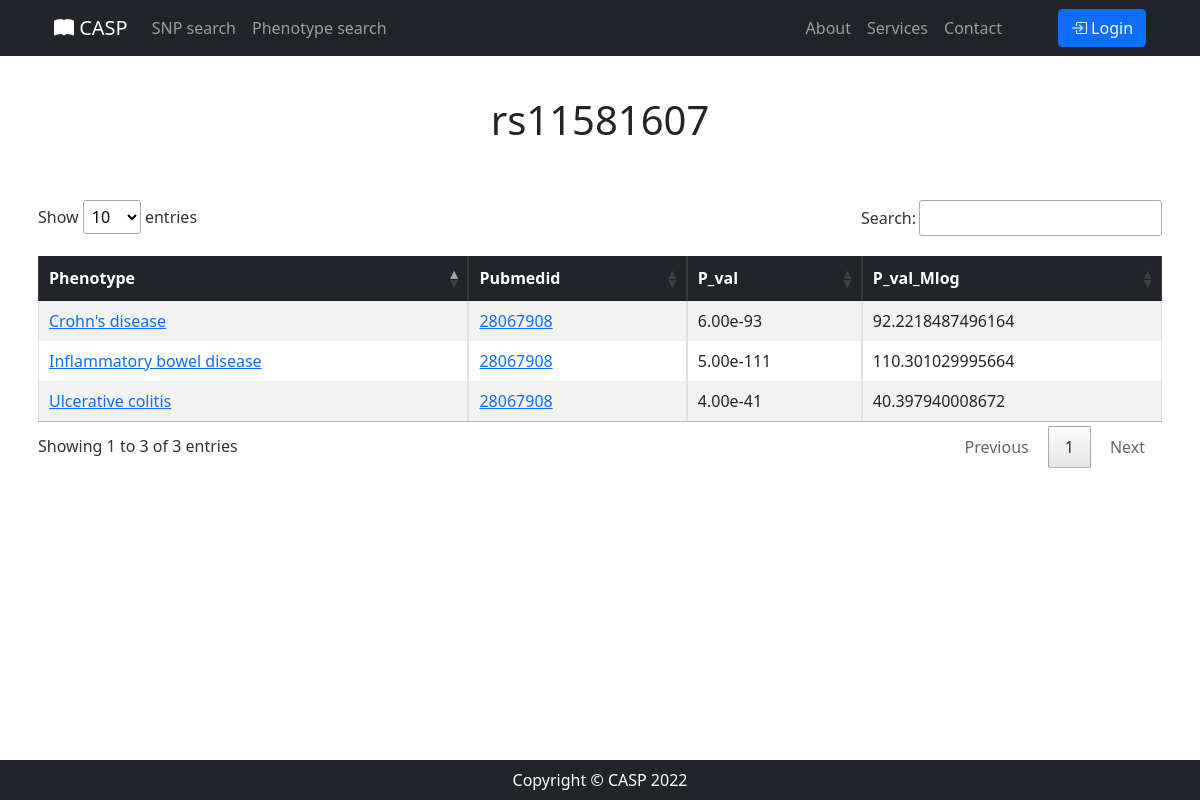
Page /snp/details/rs11581607/ on the earlier database version.
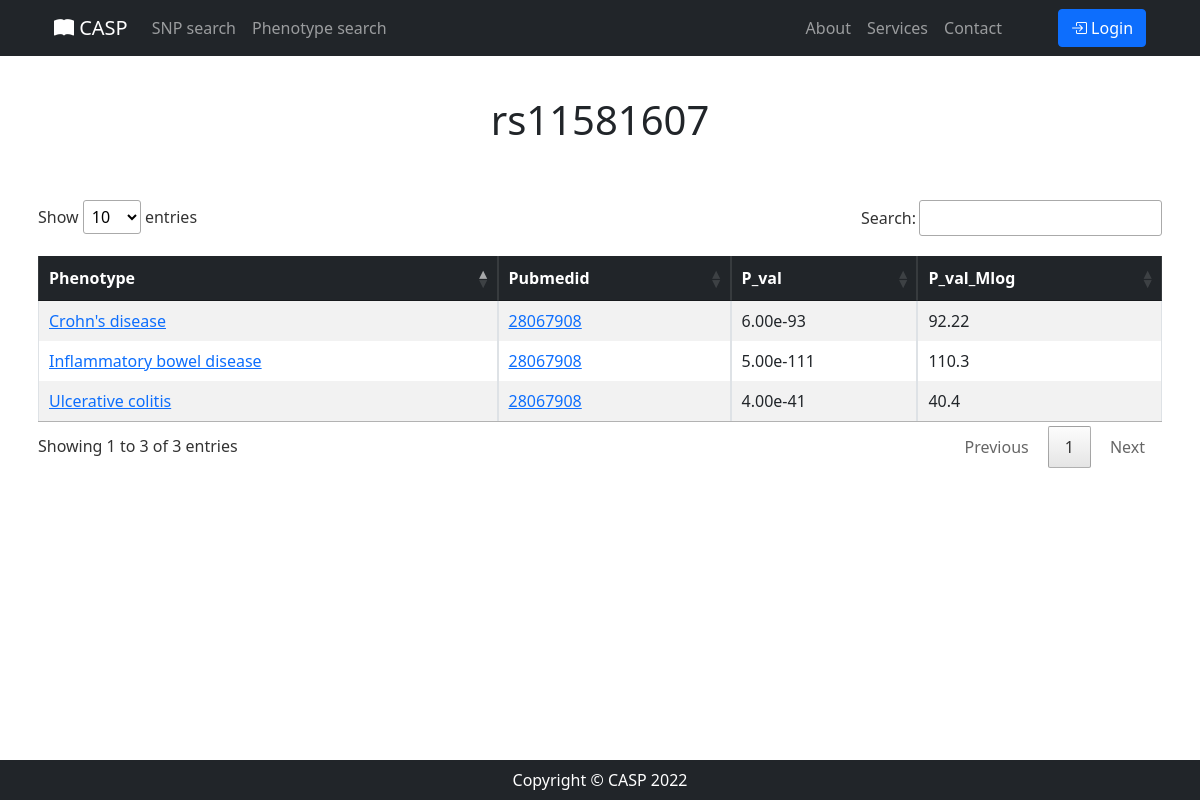
Same page on the later database version.
### SNP_App/models.py (models this page shows)
class Association(models.Model):
    SNP = models.ForeignKey(SNP, on_delete=models.CASCADE)
    Disease_trait = models.ForeignKey(DiseaseTrait, on_delete=models.CASCADE)
    Reference = models.ForeignKey(Reference, on_delete=models.CASCADE)
    Pvalue = models.FloatField()
    Neglog10pvalue = models.FloatField()

### SNP_App/views.py (the view)
# urls.py: path('snp/details/<str:rsid>/', views.snp_details),
def snp_details(request, rsid):
    snp_query = Association.objects.filter(SNP_id=rsid)
    return render(request, 'snp_details.html', {'details': snp_query, 'rsid': rsid, 'title': rsid})

### SNP_App/templates/snp_details.html (shortened to what this page needs)
{% extends 'base.html' %}
{% block content %}
    <h1 class="mt-5 pt-5 mb-5 text-center"> {{ rsid }} </h1>
    <div class="container p-2 mb-5">
        <table id="snp_details_table" class="table table-striped table-bordered">
            <thead class="table-dark">
                <th> Phenotype </th>
                <th> Pubmedid </th>
                <th> P_val </th>
                <th> P_val_Mlog </th>
            </thead>
            <tbody>
                {% for detail in details %}
                    <tr>
                    <td><a target="_blank" rel="noopener noreferrer"
                           href="/phenotype/details/{{ detail.Disease_trait_id }}/">
                            {{ detail.Disease_trait_id }} </a></td>
                    <td> <a target="_blank" rel="noopener noreferrer"
                            href="https://pubmed.ncbi.nlm.nih.gov/{{ detail.Reference_id }}/">
                            {{ detail.Reference_id }} </a></td>
                    <td>{{ detail.Pvalue|stringformat:".2e" }}</td>
                    <td>{{ detail.Neglog10pvalue }}</td>
                    </tr>
                {% endfor %}
            </tbody>
        </table>
    </div>
{% endblock content %}

Differences in the rows shown:
changed Association "Crohn's disease": Neglog10pvalue "92.2218487496164" → "92.22"
changed Association "Ulcerative colitis": Neglog10pvalue "40.397940008672" → "40.4"
changed Association "Inflammatory bowel disease": Neglog10pvalue "110.301029995664" → "110.3"
